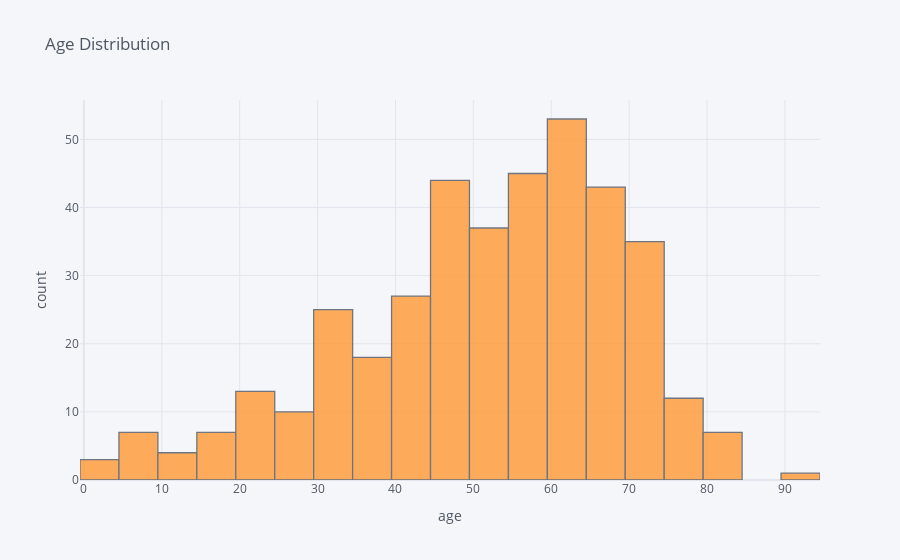

The notebook cell this image was saved under:
### Code cell
data1['age'].iplot(kind='hist',xTitle='age',yTitle='count',title='Age Distribution')

### Figure 1 — Plotly figure (JSON) as saved in the notebook; plotly's stock layout.template omitted (floating-point values rounded to 4 significant figures; data arrays with more than 128 entries replaced by an {"elided": "..."} marker saying what was removed)
{"data": [{"histfunc": "count", "histnorm": "", "marker": {"color": "rgba(255, 153, 51, 1.0)", "line": {"color": "#4D5663", "width": 1.3}}, "name": "age", "opacity": 0.8, "orientation": "v", "type": "histogram", "x": {"elided": "400 int values"}}], "layout": {"barmode": "overlay", "legend": {"bgcolor": "#F5F6F9", "font": {"color": "#4D5663"}}, "paper_bgcolor": "#F5F6F9", "plot_bgcolor": "#F5F6F9", "title": {"font": {"color": "#4D5663"}, "text": "Age Distribution"}, "xaxis": {"gridcolor": "#E1E5ED", "showgrid": true, "tickfont": {"color": "#4D5663"}, "title": {"font": {"color": "#4D5663"}, "text": "age"}, "zerolinecolor": "#E1E5ED"}, "yaxis": {"gridcolor": "#E1E5ED", "showgrid": true, "tickfont": {"color": "#4D5663"}, "title": {"font": {"color": "#4D5663"}, "text": "count"}, "zerolinecolor": "#E1E5ED"}}}
